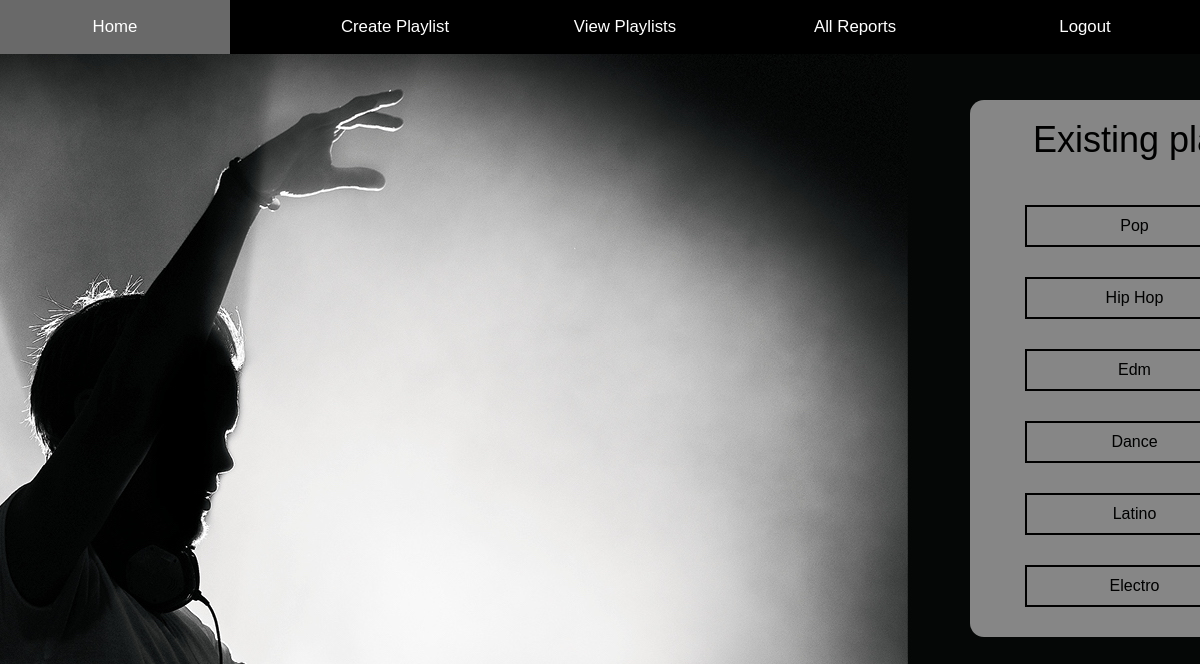
The page /djplaylist (signed in) on the database its author committed.
### app/models.py (models this page shows, shortened)
class Playlist(db.Model):
    playlist_id = db.Column(db.Integer, primary_key=True)
    playlist_name = db.Column(db.String(140))
    added_by = db.relationship('User', secondary=adds, backref=db.backref('add_by'))
    contains_the = db.relationship('Song', secondary=contains, backref=db.backref('containing'))

### app/routes.py (the view)
@app.route('/djplaylist')
@login_required
def djplaylist():
    if current_user.user_type == 'User':
        flash("You do not have persmission to access that page")
        return redirect(url_for('index'))
    return render_template('djplaylist.html',playlist=get_dj_playlist(current_user.id))

### app/models.py (called while the page is built)
@login.user_loader
def load_user(id):
    return User.query.get(int(id))

### app/routes.py (called while the page is built)
def get_dj_playlist(id):
    user = User.query.filter_by(id=id).first()
    playlist = Playlist.query.join(adds).join(User).filter(adds.c.id == user.id).all()
    return playlist

### app/templates/djplaylist.html (shortened to what this page needs)
<html>
    <head>
      <link rel="stylesheet" href="https://cdnjs.cloudflare.com/ajax/libs/font-awesome/4.7.0/css/font-awesome.min.css">
      <link rel="stylesheet" href="https://maxcdn.bootstrapcdn.com/bootstrap/3.3.7/css/bootstrap.min.css">
      <strong><link rel="stylesheet" href="{{ url_for('static', filename='css/main.css') }}"></strong>
    </head>
    <body class="song_accepts_body" style="background-image:url({{ url_for('static', filename='css/images/existing_playlist.jpg') }}); background-repeat: no-repeat; background-attachment: fixed;">
        <div class="navbar1">
            <a href="{{ url_for('createparty') }}" style="float: left">Home</a>
            <a href="{{ url_for('logout') }}" style="float: right">Logout</a>
            <a href="{{ url_for('allreports') }}" style="float: right">All Reports</a>
            <a href="{{ url_for('allplaylist') }}" style="float: right">View Playlists</a>
            <a href="{{ url_for('createplaylist') }}" style="float: right">Create Playlist</a>
        </div>
        <div class="dj_playlist_body">
		    <h1>Existing playlists:</h1>
		    <br>
		    <div class="dj_table">
		    <table class="djplaylist">
		        {% for p in playlist %}
		        <tr>
                    <td style="width:75%; text-align: center" class="report_cell">
                                <a href="/playlistsongs/{{p.playlist_id}}" style="color:black">
                                <div class="report_box">
                                        {{ p.playlist_name }}
                                </div>
                                </a>
                    </td>
		        </tr>
		        {% endfor %}
		    </table>
			</div>
		</div>
	</body>
</html>

### app/static/css/main.css (style rules this page uses)
.song_accepts_body { background-color: black; color: white; }
.navbar1 { overflow: hidden; background-color: black; text-align: left; margin: 0px; position: fixed; top: 0; width: 100%; z-index: 500; }
.navbar1 a { font-size: 120%; color: white; text-align: center; padding: 15px 55px; margin: 0px; width: 230px; text-decoration: none; font-family: "Trebuchet MS", Helvetica, sans-serif; }
.dj_playlist_body { background-color: rgba(220, 220, 220,0.6); width: 400px; padding-bottom: 15px; position: absolute; top: 100px; left: 970px; font-family: "Trebuchet MS", Helvetica, sans-serif; color: black; border-radius: 1em; }
.dj_playlist_body h1 { text-align: center; }
.djplaylist td { padding: 15px; text-align: left; }
.djplaylist { padding-left: 15px; }
.dj_table { padding-left: 40px; }
.report_cell { width: 50%; text-align: center; padding: 15px; }
.report_box { padding: 10px; border:2px solid black; }
.report_cell a { color: black; text-decoration: none; }

### rows shown on the page
Playlist: playlist_name "Pop"
Playlist: playlist_name "Hip Hop"
Playlist: playlist_name "Edm"
Playlist: playlist_name "Dance"
Playlist: playlist_name "Latino"
Playlist: playlist_name "Electro"
